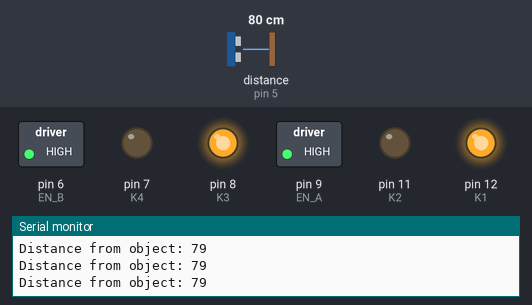
This sketch was run on a simulated Arduino Mega 2560, built with avr-gcc and run on an emulated ATmega2560. On the bench: switched loads named in the sketch (green lamp = pin HIGH), output pins drawn as LEDs (lit = HIGH), the last lines printed to the serial monitor. Wiring (inferred from the names in the program): ultrasonic range finder: trigger pin 4; echo pin 5. Inputs (shaded band) come from the test bench; at power-on: distance to the obstacle (sensor on pin 5) 80 cm. The echo pulse lasts 58.3 µs per cm; pins used as bus, display or sensor lines are not drawn.

Above: at 1.2 s.
1.3 s: distance to the obstacle (sensor on pin 5) set to 2 cm
At 2.1 s:
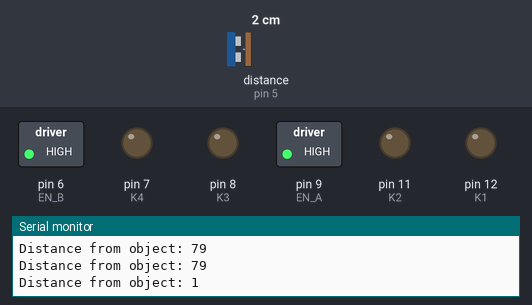
4.3 s: distance to the obstacle (sensor on pin 5) set to 18 cm
At 5.8 s:
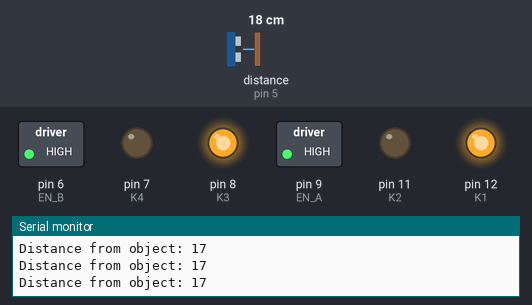
7.3 s: distance to the obstacle (sensor on pin 5) set to 4 cm
At 8.7 s:
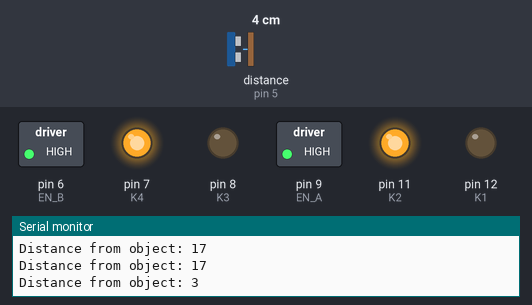
10.3 s: distance to the obstacle (sensor on pin 5) set to 35 cm
At 10.7 s:
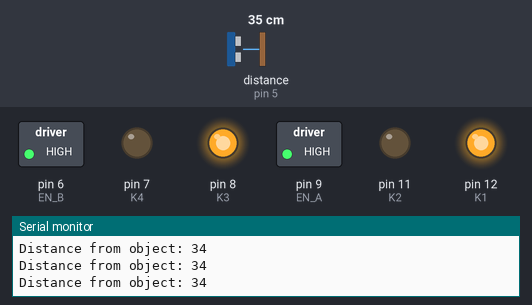
Timing chart, 0 to 12.9 s (numbered marks = the images above; inputs shaded):
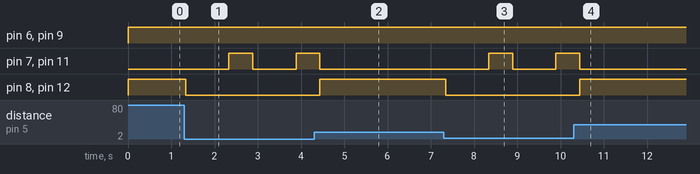

Measured:
- after the input at 1.3 s, pin 7 (K4), pin 11 (K2): LOW → HIGH after 1.0 s, → LOW 0.55 s later, → HIGH 1.0 s later; pin 8 (K3), pin 12 (K1): HIGH → LOW at once
- after the input at 4.3 s, pin 7 (K4), pin 11 (K2): goes on until 4.4 s, then stays LOW; pin 8 (K3), pin 12 (K1): LOW → HIGH after 0.14 s
- after the input at 7.3 s, pin 7 (K4), pin 11 (K2): LOW → HIGH after 1.0 s, → LOW 0.55 s later, → HIGH 1.0 s later; pin 8 (K3), pin 12 (K1): HIGH → LOW at once
- after the input at 10.3 s, pin 7 (K4), pin 11 (K2): goes on until 10.4 s, then stays LOW; pin 8 (K3), pin 12 (K1): LOW → HIGH after 0.15 s

The sketch:

RC_CAR.ino
```cpp
//TODO:: get code working for left and right turns when actual track changes direction
#include <TinyGPS.h>
#include <SoftwareSerial.h>

#define K1 12
#define K2 11
#define K3 8
#define K4 7
#define EN_A 9
#define EN_B 6
#define TRIG 4
#define ECHO 5
#define IR1 52 //White wire
#define IR2 50 //Brown wire
#define IR3 48 //Blue wire
#define IR4 46 //Green wire
#define IR5 44 //Yellow wire
#define countLimitL 100000 //turning left for this amount of time
#define countLimitR 200000 //turning right for double the amout of time as left turn
#define offTheMapCountLimit 250000

long distance, Time;
int ir1 = 0;
int ir2 = 0;
int ir3 = 0;
int ir4 = 0;
int ir5 = 0;

//-----GPS-------------

//long lat,lon; //object variables
float lat, lon;
SoftwareSerial gpsSerial(19,18); //rx, tx
TinyGPS gps; // gps object


//---------------------

void MoveForward()
{
  digitalWrite(EN_A, HIGH); //setting EN-A to HIGH
  digitalWrite(K1, HIGH); //K1 motor = HIGH
  digitalWrite(K2, LOW); //K2 motor = LOW
  digitalWrite(K3, HIGH); //K3 motor = HIGH
  digitalWrite(K4, LOW); //K4 motor = LOW
  digitalWrite(EN_B, HIGH); //setting EN-B to HIGH
}

void MoveBackward()
{
  digitalWrite(EN_A, HIGH); //setting EN-A to HIGH
  digitalWrite(K1, LOW); //K1 motor = HIGH
  digitalWrite(K2, HIGH); //K2 motor = LOW
  digitalWrite(K3, LOW); //K3 motor = HIGH
  digitalWrite(K4, HIGH); //K4 motor = LOW
  digitalWrite(EN_B, HIGH); //setting EN-B to HIGH
}

void Brake()
{
  digitalWrite(EN_A, HIGH); //setting EN-A to HIGH
  digitalWrite(K1, LOW); //K1 motor = HIGH
  digitalWrite(K2, LOW); //K2 motor = LOW
  digitalWrite(K3, LOW); //K3 motor = HIGH
  digitalWrite(K4, LOW); //K4 motor = LOW
  digitalWrite(EN_B, HIGH); //setting EN-B to HIGH
}

void TurnRight() //Front right and Back left move
{
  digitalWrite(EN_A, HIGH); //setting EN-A to HIGH
  digitalWrite(K1, LOW); //K1 motor = HIGH
  digitalWrite(K2, HIGH); //K2 motor = HIGH
  digitalWrite(K3, HIGH); //K3 motor = HIGH
  digitalWrite(K4, LOW); //K4 motor = LOW
  digitalWrite(EN_B, HIGH); //setting EN-B to HIGH
}

void TurnLeft() //Front right and Back left move
{
  digitalWrite(EN_A, HIGH); //setting EN-A to HIGH
  digitalWrite(K1, HIGH); //K1 motor = HIGH
  digitalWrite(K2, LOW); //K2 motor = HIGH
  digitalWrite(K3, LOW); //K3 motor = HIGH
  digitalWrite(K4, HIGH); //K4 motor = LOW
  digitalWrite(EN_B, HIGH); //setting EN-B to HIGH
}

void LineTracker() //fully working, however never tested through function so may have issues with variables since some not global
{
   ir1 = digitalRead(IR1);  // read the input pin
   ir2 = digitalRead(IR2);  // read the input pin
   ir3 = digitalRead(IR3);  // read the input pin
   ir4 = digitalRead(IR4);  // read the input pin
   ir5 = digitalRead(IR5);  // read the input pin

  char ir1_char = ir1 + 48; //arduno conversion from int to char is diff from VScode
  String ir1_string = String(ir1_char);
  char ir2_char = ir2 + 48;
  char ir3_char = ir3 + 48;
  char ir4_char = ir4 + 48;
  char ir5_char = ir5 + 48;

  String DigitalReading =  String(ir1_string + ir2_char + ir3_char + ir4_char +ir5_char); //easier to concatenate char into string by using char array

  Serial.print("Digital Reading = ");
  Serial.println(DigitalReading);

  if(DigitalReading != "11111")
  {
    MoveForward();

      if(DigitalReading == "01111")
      {
        TurnLeft();
      }
      else if(DigitalReading == "11110")
      {
        TurnRight();
      }
      else if(DigitalReading == "11111")
      {
        Brake();
        delay(500);

        int counterL = 0;

        counterL = counterL + 1;

        while(counterL != countLimitL)
        {
         TurnLeft();
        }

        delay(2000);

        if(counterL == countLimitL && DigitalReading == "11111")
          {
            counterL = 0;
            Brake();

            delay(1000);

            int counterR = 0;

            counterR = counterR + 1;

            while(counterR != countLimitR)
            {

            TurnRight();

            }

            if(counterR == countLimitR)
            {
              counterR = 0;
            }

          }
      }
    }
}

void UltraSonic()
{
  digitalWrite(TRIG, LOW); //have initially off
  delayMicroseconds(2);

  digitalWrite(TRIG, HIGH); //send out sonic signal
  delayMicroseconds(10); //10us period of having it on

  digitalWrite(TRIG, LOW);

  //variable that counts how long it takes until it recieves a signal back
  Time = pulseIn(ECHO,HIGH);

  distance = (Time)/58.2; //conversion to CM

  Serial.print("Distance from object: ");
  Serial.println(distance);

   if(distance > 15)
    {
      MoveForward();
    }
    else
    {
      Brake();
      delay(1000);
      MoveBackward();
      delay(500);
    }

  //delay in milliseconds
  delay(50);
}

void setup()
{
  Serial.begin(9600); //for serial monitor

//------------------------- Pin Attachments --------------------------------------
  pinMode(K1, OUTPUT);// (purple wire)
  pinMode(K2, OUTPUT);// (green wire)
  pinMode(K3, OUTPUT);// (yellow wire)
  pinMode(K4, OUTPUT);// (white wire)

  pinMode(EN_A, OUTPUT); //Enable A (black wire) = pwm signal for K1 and K2 motors
  pinMode(EN_B, OUTPUT); //Enable B (red wire)   = pwm signal for K3 and K4 motors

  pinMode(TRIG, OUTPUT);
  pinMode(ECHO, INPUT);
  pinMode(IR1, INPUT);
  pinMode(IR2, INPUT);
  pinMode(IR3, INPUT);
  pinMode(IR4, INPUT);
  pinMode(IR5, INPUT);
//--------------------------------------------------------------------------------

Serial.println("The GPS Recieved Signal:");
gpsSerial.begin(9600); // connect to gps sensor
}

void loop()
{
 UltraSonic();

  /*while(gpsSerial.available()) //checking for GPS data
  {
    Serial.println("yup");
    if(gps.encode(gpsSerial.read())) //encode GPS data
    {
      gps.f_get_position(&lat,&lon); //get lattitude and longitude
      Serial.println("Position: ");
      Serial.println("Lattitude: ");
      Serial.println(lat,6);
      Serial.println("Longitude: ");
      Serial.println(lon,6);
    }
  }

  String latitude = String(lat,6);
  String longitude = String(lon, 6);
  //Serial.println(latitude + ";" + longitude);
  delay(1000);*/

}
```
